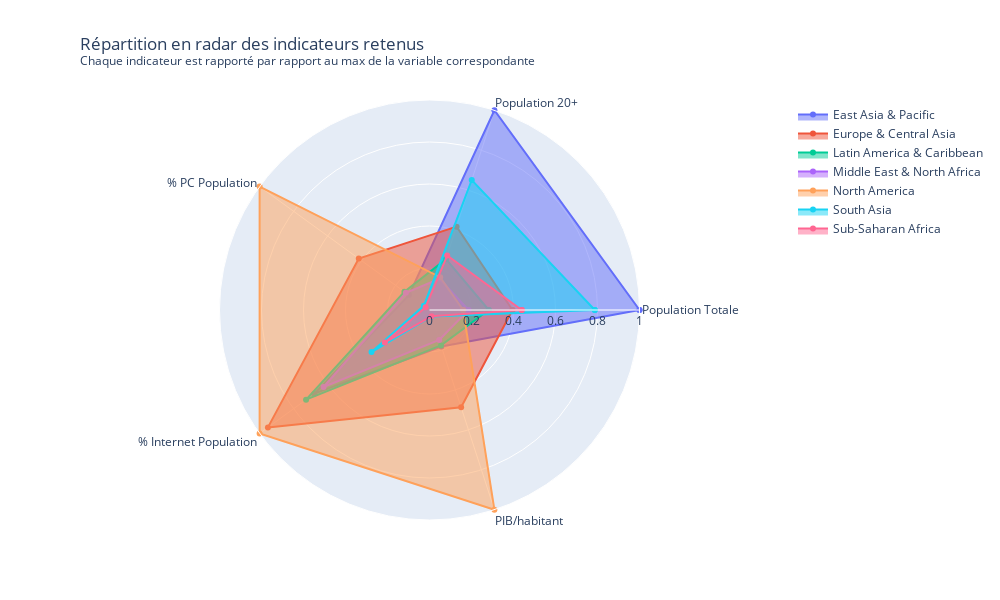

Notebook cell for this chart:
### Markdown cell above
### <a id='toc1_20_'></a>[Visualisation globale des régions](#toc0_)

Nous allons utiliser graphiques en radar pour avoir une vue comparative des régions

### Code cell
data_regions_normalized = data_regions.copy()
subjects = list(data_regions)[1:]
for s in subjects:
  data_regions_normalized[s] = data_regions_normalized[s] / np.max(data_regions_normalized[s])
subjects.append(subjects[0])

fig = go.Figure()

for region in data_regions["Region"]:
  r = data_regions_normalized.loc[data_regions["Region"]==region,].iloc[0].values.tolist()
  r = r[1:]
  r.append(r[0])
  fig.add_trace(go.Scatterpolar(
    r=r,
    theta=subjects,
    fill='toself',
    name=region
  ))

fig.update_layout(
  polar=dict(
    radialaxis=dict(
      visible=True,
      range=[0, 1]
    )),
  showlegend=True,
  height=600,
  width=1000,
  title=go.layout.Title(
        text="Répartition en radar des indicateurs retenus<br><sup>Chaque indicateur est rapporté par rapport au max de la variable correspondante</sup>",
        xref="paper",
        x=0
    )
)

fig.show()

### Figure 1 — Plotly figure (JSON) as saved in the notebook; plotly's stock layout.template omitted (floating-point values rounded to 4 significant figures)
{"data": [{"fill": "toself", "name": "East Asia & Pacific", "r": [1, 1, 0.1209, 0.6776, 0.1825, 1], "theta": ["Population Totale", "Population 20+", "% PC Population", "% Internet Population", "PIB/habitant", "Population Totale"], "type": "scatterpolar"}, {"fill": "toself", "name": "Europe & Central Asia", "r": [0.395, 0.4174, 0.4163, 0.9511, 0.4874, 0.395], "theta": ["Population Totale", "Population 20+", "% PC Population", "% Internet Population", "PIB/habitant", "Population Totale"], "type": "scatterpolar"}, {"fill": "toself", "name": "Latin America & Caribbean", "r": [0.2822, 0.2542, 0.1477, 0.7266, 0.1772, 0.2822], "theta": ["Population Totale", "Population 20+", "% PC Population", "% Internet Population", "PIB/habitant", "Population Totale"], "type": "scatterpolar"}, {"fill": "toself", "name": "Middle East & North Africa", "r": [0.1853, 0.1563, 0.139, 0.6236, 0.1502, 0.1853], "theta": ["Population Totale", "Population 20+", "% PC Population", "% Internet Population", "PIB/habitant", "Population Totale"], "type": "scatterpolar"}, {"fill": "toself", "name": "North America", "r": [0.1603, 0.1642, 1, 1, 1, 0.1603], "theta": ["Population Totale", "Population 20+", "% PC Population", "% Internet Population", "PIB/habitant", "Population Totale"], "type": "scatterpolar"}, {"fill": "toself", "name": "South Asia", "r": [0.7872, 0.651, 0.03352, 0.3412, 0.03244, 0.7872], "theta": ["Population Totale", "Population 20+", "% PC Population", "% Internet Population", "PIB/habitant", "Population Totale"], "type": "scatterpolar"}, {"fill": "toself", "name": "Sub-Saharan Africa", "r": [0.4392, 0.2731, 0.02272, 0.2628, 0.03163, 0.4392], "theta": ["Population Totale", "Population 20+", "% PC Population", "% Internet Population", "PIB/habitant", "Population Totale"], "type": "scatterpolar"}], "layout": {"height": 600, "polar": {"radialaxis": {"range": [0, 1], "visible": true}}, "showlegend": true, "title": {"text": "Répartition en radar des indicateurs retenus<br><sup>Chaque indicateur est rapporté par rapport au max de la variable correspondante</sup>", "x": 0, "xref": "paper"}, "width": 1000}}
